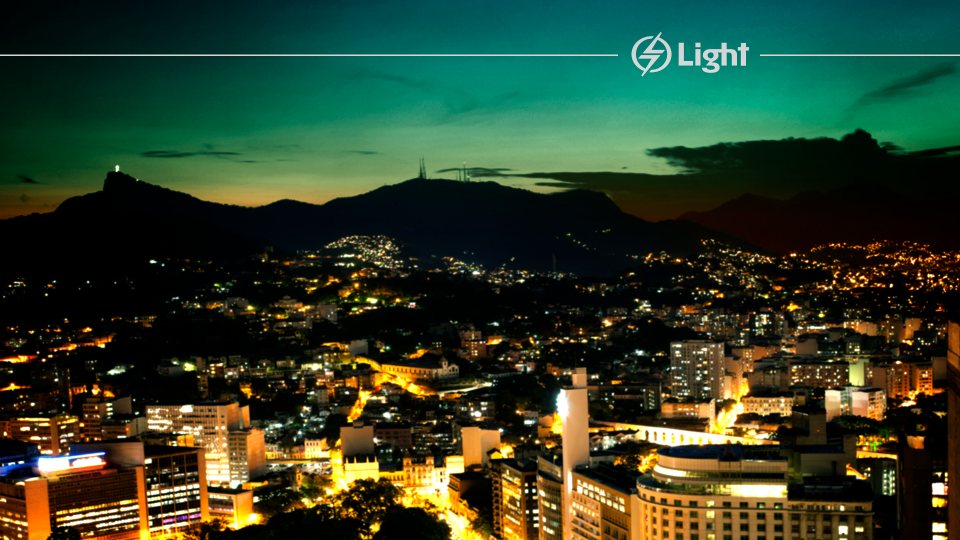
#> input picture assets/background.png, 1920 x 1080 px (shown at 1/2 size)
$ python tutorial2.py
#> lines starting #> are read from the running program, lines starting #| are printed output that depends on the picture; after the words box and inside, x2 and y2 are one past the last pixel; in counts of white or black regions, pixels touching at a corner belong together
import cv2
import random

img = cv2.imread(
    "assets/background.png", cv2.IMREAD_UNCHANGED
)  # carrega a imagem para a memória
#> img is the input picture: shape (1080, 1920, 4); mean B, G, R, A 39.9, 63.5, 46.4, 255

# [8 lines of commented-out code are left out]

tag = img[500:700, 600:900] #copia um quadrado iniciando no coluna 500 até 700 (intervalo aberto) e linha 600 até 900 (intervalo aberto)
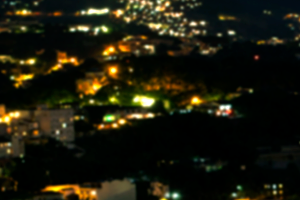
#> tag: shape (200, 300, 4); mean B, G, R, A 13, 28, 29.6, 255

img[100:300, 650:950] = tag #cola tag nesta área (img[100:300, 650:950]) da imagem
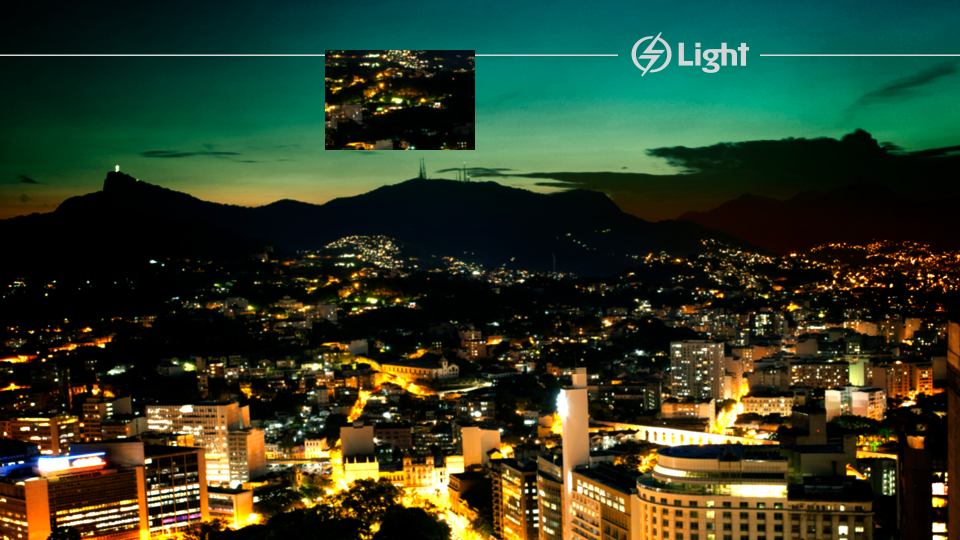
#> img: shape (1080, 1920, 4) (shown at 1/2 size); 2.89% of pixels changed, all inside (x1, y1, x2, y2) = (650, 100, 950, 300)

cv2.imshow("Image", img)  # Cria uma janela. 'Image' = nome da janela
cv2.waitKey(
    0
)  # Esperar por qualquer tecla por tempo indefinido. Numero n é em segundos
cv2.destroyAllWindows  # Destroi os processos de todas as janelas criadas pelo programa
